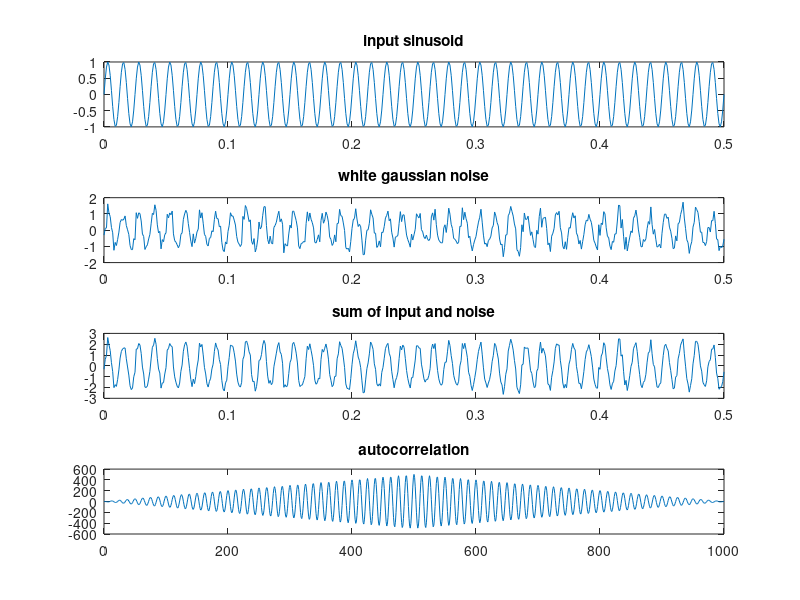

This figure's MATLAB source:
clc;
close all;
n=0:0.001:0.5;
x=sin(2*pi*80*n);
x1=awgn(x,10);
y1=x+x1;
y=xcorr(y1,x);
subplot(4,1,1);
plot(n,x)
title('input sinusoid')
subplot(4,1,2);
plot(n,x1)
title('white gaussian noise')
subplot(4,1,3);
plot(n,y1)
title('sum of input and noise')
subplot(4,1,4);
plot(0:length(y)-1,y)
title('autocorrelation');